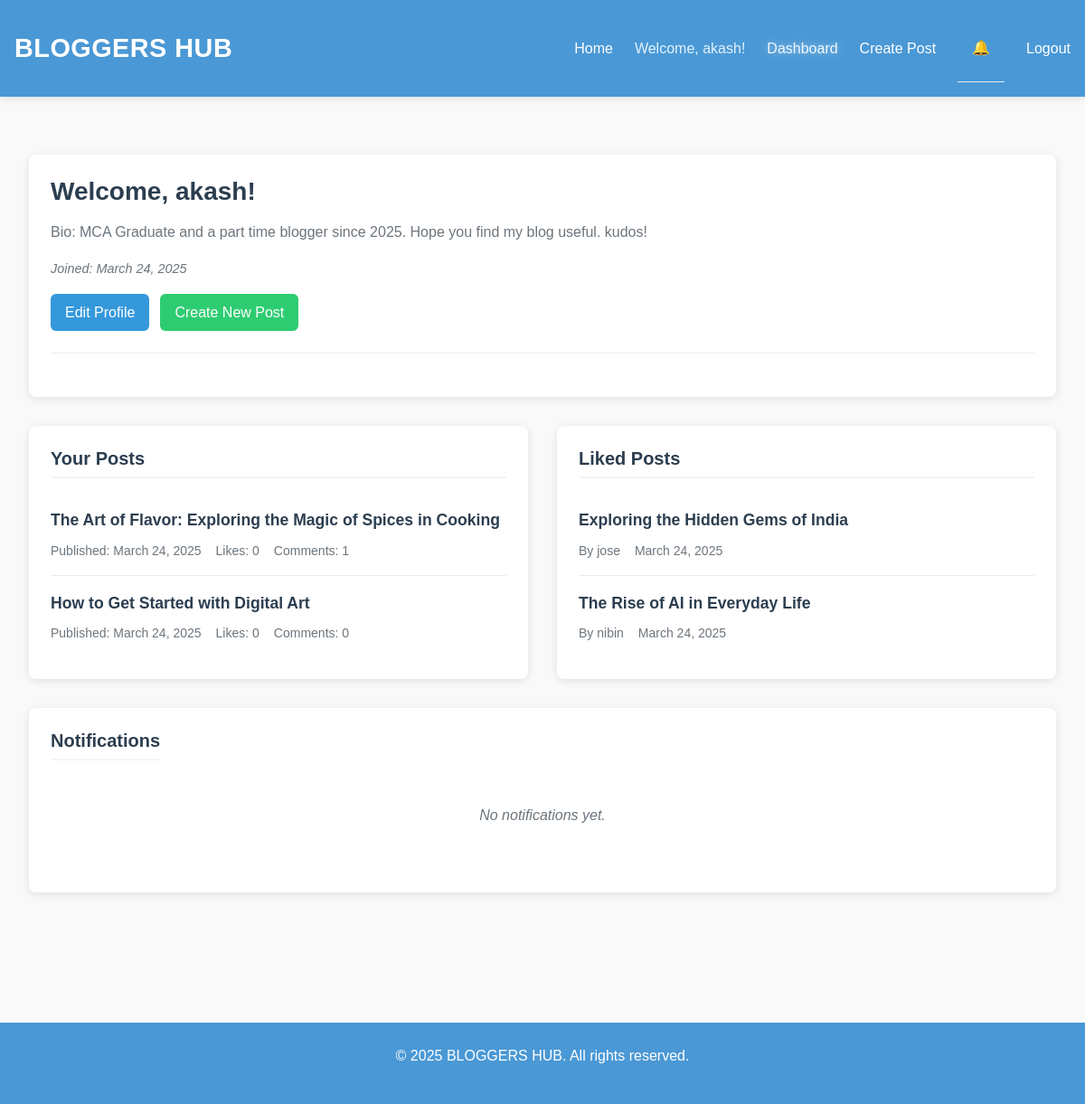
The page /blog/dashboard/ (signed in) on the database its author committed.
### blog/models.py (models this page shows, shortened)
class UserProfile(models.Model):
    user = models.OneToOneField(User, on_delete=models.CASCADE)
    bio = models.TextField(max_length=500, blank=True)
    profile_picture = models.ImageField(upload_to='profile_pics/', null=True, blank=True)
    website = models.URLField(max_length=200, blank=True)
    joined_date = models.DateTimeField(auto_now_add=True)
    spam_words = models.TextField(blank=True, help_text="Enter spam words separated by commas")

class Post(models.Model):
    author = models.ForeignKey(User, on_delete=models.CASCADE, related_name='posts')
    title = models.CharField(max_length=200)
    description = models.TextField(help_text="A brief description that appears on the home page", blank=True, null=True)
    content = models.TextField(help_text="The full content of your blog post")
    image = models.ImageField(upload_to='blog_images/', null=True, blank=True)
    published_date = models.DateTimeField(auto_now_add=True)
    last_modified = models.DateTimeField(auto_now=True)
    likes = models.ManyToManyField(User, related_name='liked_posts', blank=True)
    category = models.ForeignKey(Category, on_delete=models.SET_NULL, null=True, blank=True, related_name='posts')
    class Meta:
        ordering = ['-published_date']
    def total_likes(self):
        return self.likes.count()

### blog/views.py (the view)
# urls.py: path('dashboard/', views.dashboard, name='dashboard'),
@login_required
def dashboard(request):
    user_posts = Post.objects.filter(author=request.user).order_by('-published_date')
    liked_posts = Post.objects.filter(likes=request.user).order_by('-published_date')
    notifications = Notification.objects.filter(recipient=request.user).order_by('-created_at')[:10]
    unread_notifications_count = Notification.objects.filter(recipient=request.user, is_read=False).count()
    context = {
        'user_posts': user_posts,
        'liked_posts': liked_posts,
        'notifications': notifications,
        'unread_notifications_count': unread_notifications_count,
    }
    return render(request, 'blog/dashboard.html', context)

### blog/context_processors.py (called while the page is built)
def notifications(request):
    if request.user.is_authenticated:
        unread_notifications_count = Notification.objects.filter(recipient=request.user, is_read=False).count()
    else:
        unread_notifications_count = 0
    return {
        'unread_notifications_count': unread_notifications_count
    }

### templates/blog/dashboard.html (shortened to what this page needs)
{% extends 'blog/base.html' %}
{% block content %}
<div class="dashboard-container">
    <div class="dashboard-box">
        <div class="dashboard-header">
            <h2 class="dashboard-title">Welcome, {{ user.username }}!</h2>
            <div class="user-info">
                <p>Bio: {{ user.userprofile.bio|default:"No bio yet" }}</p>
                <p class="join-date">Joined: {{ user.date_joined|date:"F j, Y" }}</p>
            </div>
            <div class="dashboard-actions">
                <a href="{% url 'edit_profile' %}" class="dashboard-btn btn-primary">Edit Profile</a>
                <a href="{% url 'post_create' %}" class="dashboard-btn btn-create">Create New Post</a>
            </div>
        </div>
    </div>
    <div class="dashboard-grid">
        <div class="dashboard-box">
            <h3 class="dashboard-section-title">Your Posts</h3>
            {% if user_posts %}
                <ul class="post-list">
                    {% for post in user_posts %}
                        <li class="post-list-item">
                            <a href="{% url 'post_detail' post.id %}" class="post-list-title">{{ post.title }}</a>
                            <div class="post-list-meta">
                                <span class="post-meta-item">Published: {{ post.published_date|date:"F j, Y" }}</span>
                                <span class="post-meta-item">Likes: {{ post.total_likes }}</span>
                                <span class="post-meta-item">Comments: {{ post.comments.count }}</span>
                            </div>
                        </li>
                    {% endfor %}
                </ul>
            {% else %}
                <div class="empty-state">
                    <p>You haven't created any posts yet.</p>
                    <a href="{% url 'post_create' %}" class="dashboard-btn btn-create">Create Your First Post</a>
                </div>
            {% endif %}
        </div>
        <div class="dashboard-box">
            <h3 class="dashboard-section-title">Liked Posts</h3>
            {% if liked_posts %}
                <ul class="post-list">
                    {% for post in liked_posts %}
                        <li class="post-list-item">
                            <a href="{% url 'post_detail' post.id %}" class="post-list-title">{{ post.title }}</a>
                            <div class="post-list-meta">
                                <span class="post-meta-item">By {{ post.author.username }}</span>
                                <span class="post-meta-item">{{ post.published_date|date:"F j, Y" }}</span>
                            </div>
                        </li>
                    {% endfor %}
                </ul>
            {% else %}
                <div class="empty-state">
                    <p>You haven't liked any posts yet.</p>
                </div>
            {% endif %}
        </div>
    </div>
    <div class="dashboard-box notifications-section" id="notifications">
        <div class="notifications-header">
            <h3 class="dashboard-section-title">Notifications</h3>
        </div>
        {% if notifications %}
            <ul class="notifications-list">
                {% for notification in notifications %}
                    <li class="notification-item {% if not notification.is_read %}unread{% endif %}">
                        <div class="notification-content">
                            <div class="notification-message">
                                <p>
                                    <strong>{{ notification.sender.username }}</strong>
                                    {{ notification.notification_type }}d on your post
                                    <a href="{% url 'post_detail' notification.post.id %}" class="notification-link">
                                        "{{ notification.post.title }}"
                                    </a>
                                </p>
                            </div>
                            <div class="notification-time">
                                {{ notification.created_at|timesince }} ago
                            </div>
                        </div>
                    </li>
                {% endfor %}
            </ul>
        {% else %}
            <div class="no-notifications">
                <p>No notifications yet.</p>
            </div>
        {% endif %}
    </div>
</div>
{% endblock %}

### templates/blog/base.html (shortened to what this page needs)
{% load static %}
<!DOCTYPE html>
<html lang="en">
<head>
    <link href="https://cdn.jsdelivr.net/npm/bootstrap@5.3.0/dist/css/bootstrap.min.css" rel="stylesheet">
    <link rel="stylesheet" href="{% static 'css/style.css' %}">
</head>
<body>
    <header>
        <div class="header-content">
            <h1 class="site-title">
                <a href="{% url 'post_list' %}">BLOGGERS HUB</a>
            </h1>
            <nav>
                <ul>
                    <li><a href="{% url 'post_list' %}" {% if request.path == '/blog/' %}class="active"{% endif %}>Home</a></li>
                    {% if user.is_authenticated %}
                        <li><span class="welcome-message">Welcome, {{ user.username }}!</span></li>
                        <li><a href="{% url 'dashboard' %}" {% if request.path == '/blog/dashboard/' %}class="active"{% endif %}>Dashboard</a></li>
                        <li><a href="{% url 'post_create' %}" {% if request.path == '/blog/post/create/' %}class="active"{% endif %}>Create Post</a></li>
                        <li class="notification-item">
                            <a href="{% url 'dashboard' %}#notifications" class="notification-link">
                                <span class="notification-icon">🔔</span>
                            </a>
                        </li>
                        <li>
                            <form method="post" action="{% url 'logout' %}" class="logout-form">
                                <button type="submit" class="logout-button">Logout</button>
                            </form>
                        </li>
                    {% else %}
                        <li><a href="{% url 'login' %}" {% if 'login' in request.path %}class="active"{% endif %}>Login</a></li>
                        <li><a href="{% url 'register' %}" {% if 'register' in request.path %}class="active"{% endif %}>Register</a></li>
                    {% endif %}
                </ul>
            </nav>
        </div>
    </header>
    <main class="container">
        {% block content %}
        {% endblock %}
    </main>
    <footer>
        <div class="footer-content">
            <p>&copy; {% now "Y" %} BLOGGERS HUB. All rights reserved.</p>
        </div>
    </footer>
</body>
</html>

### static/css/style.css (style rules this page uses)
header { background-color: #4a98d5; color: white; padding: 1rem 0; box-shadow: 0 2px 10px rgba(0,0,0,0.1); }
.header-content { display: flex; justify-content: space-between; align-items: center; max-width: 1200px; margin: 0 auto; padding: 0 1rem; }
.site-title a { color: white; text-decoration: none; font-size: 1.8rem; font-weight: 700; letter-spacing: 0.5px; transition: all 0.3s ease; }
nav ul { display: flex; list-style: none; margin: 0; padding: 0; align-items: center; gap: 1.5rem; }
nav ul li { margin: 0; padding: 0; }
nav ul li a { color: white; text-decoration: none; font-weight: 500; padding: 0.5rem 0; transition: color 0.3s ease; white-space: nowrap; }
nav ul li a:hover, nav ul li a.active { color: #f0f8ff; text-shadow: 0 0 10px rgba(255,255,255,0.5); }
nav ul li .notification-link { position: relative; display: inline-flex; align-items: center; text-decoration: none; color: white; }
.welcome-message { color: #e3f2fd; font-weight: 500; white-space: nowrap; }
.logout-button { background: none; border: none; color: white; font-weight: 500; cursor: pointer; padding: 0.5rem 0; transition: color 0.3s ease; white-space: nowrap; }
footer { background-color: #4a98d5; color: white; padding: 1.5rem 0; text-align: center; margin-top: 3rem; }
.footer-content { max-width: 1200px; margin: 0 auto; padding: 0 1rem; }

### templates/blog/base.html (style rules this page uses)
body { font-family: 'Arial', sans-serif; line-height: 1.6; margin: 0; padding: 0; color: #333; background-color: #f9f9f9; }
.container { max-width: 1200px; margin: 0 auto; padding: 2rem 1rem; }
.btn-primary { background-color: #3498db; border-color: #3498db; padding: 0.5rem 1rem; border-radius: 4px; color: white; text-decoration: none; display: inline-block; }

### templates/blog/dashboard.html (style rules this page uses)
.dashboard-container { max-width: 1200px; margin: 0 auto; padding: 2rem 1rem; }
.dashboard-box { background-color: #fff; border-radius: 8px; box-shadow: 0 2px 10px rgba(0,0,0,0.1); padding: 1.5rem; margin-bottom: 2rem; transition: transform 0.3s ease, box-shadow 0.3s ease; }
.dashboard-header { margin-bottom: 1.5rem; border-bottom: 1px solid #e9ecef; padding-bottom: 1.5rem; }
.dashboard-title { font-size: 1.75rem; color: #2c3e50; margin-bottom: 1rem; font-weight: 700; }
.dashboard-section-title { font-size: 1.25rem; font-weight: 600; margin-bottom: 1rem; padding-bottom: 0.5rem; border-bottom: 2px solid #f1f5f9; color: #2c3e50; }
.dashboard-grid { display: grid; grid-template-columns: 1fr 1fr; gap: 2rem; }
.user-info { margin-bottom: 1rem; color: #6c757d; }
.join-date { font-style: italic; font-size: 0.9rem; }
.dashboard-actions { display: flex; gap: 0.75rem; flex-wrap: wrap; }
.dashboard-btn { display: inline-block; padding: 0.5rem 1rem; border-radius: 6px; text-decoration: none; font-weight: 500; transition: background-color 0.3s ease; }
.btn-primary { background-color: #3498db; color: white; }
.btn-create { background-color: #2ecc71; color: white; }
.post-list { list-style: none; padding: 0; margin: 0; }
.post-list-item { padding: 1rem 0; border-bottom: 1px solid #e9ecef; }
.post-list-item:last-child { border-bottom: none; }
.post-list-title { display: block; font-size: 1.1rem; font-weight: 600; color: #2c3e50; text-decoration: none; margin-bottom: 0.5rem; transition: color 0.2s ease; }
.post-list-meta { display: flex; flex-wrap: wrap; gap: 1rem; font-size: 0.875rem; color: #6c757d; }
.notifications-header { display: flex; justify-content: space-between; align-items: center; }
.notification-item { padding: 1rem; border-bottom: 1px solid #e9ecef; transition: background-color 0.2s ease; }
.notification-link { color: #3498db; text-decoration: none; font-weight: 500; }
.no-notifications { text-align: center; padding: 2rem 0; color: #6c757d; font-style: italic; }

### rows shown on the page
Post: title "The Art of Flavor: Exploring the Magic of Spices in Cooking", published_date "March 24, 2025", total_likes "0", comments.count "1"
Post: title "How to Get Started with Digital Art", published_date "March 24, 2025", total_likes "0", comments.count "0"
Post: title "Exploring the Hidden Gems of India", author.username "jose", published_date "March 24, 2025"
Post: title "The Rise of AI in Everyday Life", author.username "nibin", published_date "March 24, 2025"

### other values the page prints
{{ user.username }} "akash"
{{ user.userprofile.bio|default:"No bio yet" }} "MCA Graduate and a part time blogger since 2025. Hope you find my blog useful. kudos!"
{{ user.date_joined|date:"F j, Y" }} "March 24, 2025"
